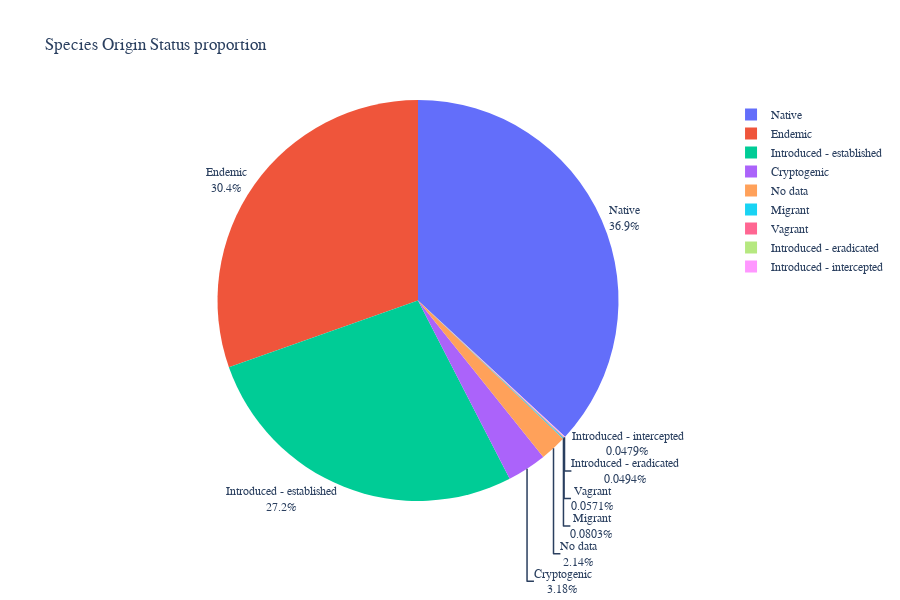

This figure's notebook cell:
### Code cell
fig = px.pie(data_sp_origin_df.sort_values('proportion', ascending=False), 
             values='proportion', 
             names='Origin', 
             title='Species Origin Status proportion',
             width=None, 
             height=600             
             )

fig.update_traces(textposition='outside', textinfo='percent+label')


# font
fig.update_layout(
    font_family="Arial",
    title_font_family="Arial")

fig.show()

### Figure 1 — Plotly figure (JSON) as saved in the notebook; plotly's stock layout.template omitted (floating-point values rounded to 4 significant figures)
{"data": [{"domain": {"x": [0, 1], "y": [0, 1]}, "hovertemplate": "Origin=%{label}<br>proportion=%{value}<extra></extra>", "labels": ["Native", "Endemic", "Introduced - established", "Cryptogenic", "No data", "Migrant", "Vagrant", "Introduced - eradicated", "Introduced - intercepted"], "legendgroup": "", "name": "", "showlegend": true, "textinfo": "percent+label", "textposition": "outside", "type": "pie", "values": [0.3689, 0.304, 0.2716, 0.03182, 0.02137, 0.0008029, 0.0005713, 0.0004941, 0.0004787]}], "layout": {"font": {"family": "Arial"}, "height": 600, "legend": {"tracegroupgap": 0}, "title": {"font": {"family": "Arial"}, "text": "Species Origin Status proportion"}}}
